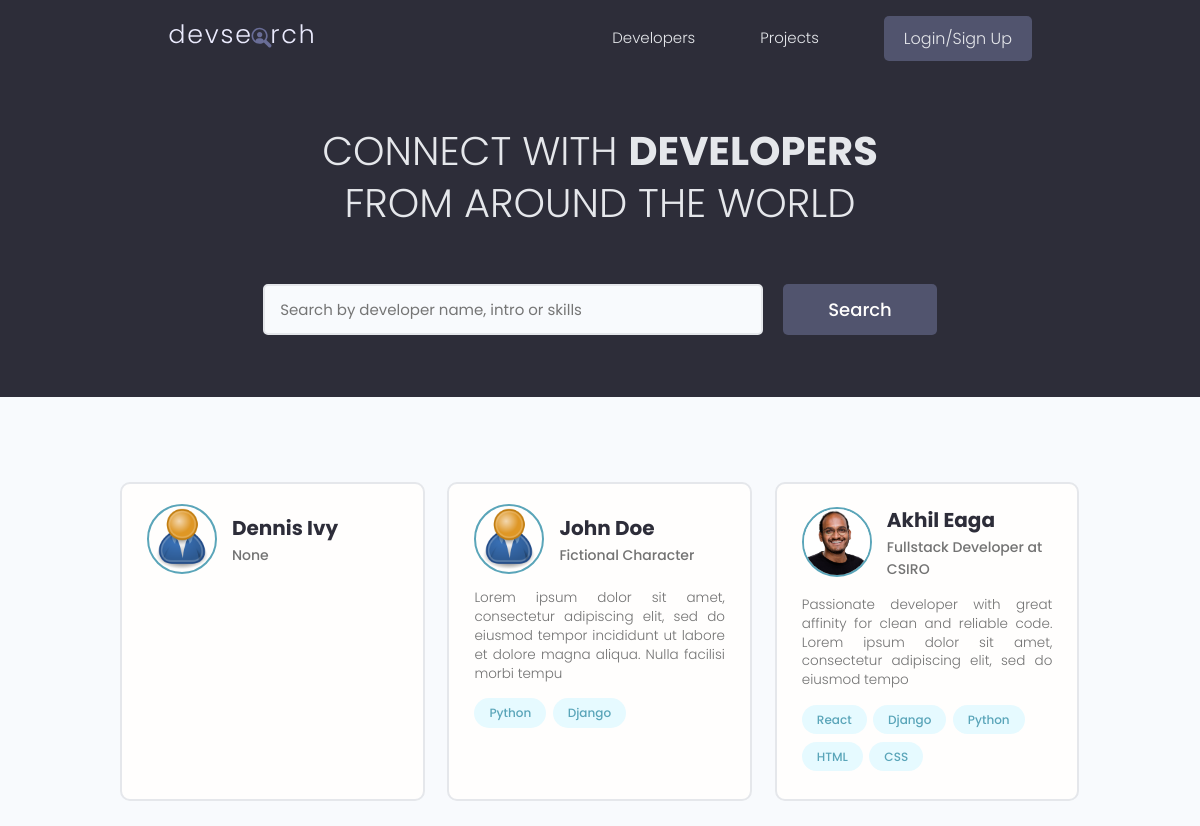
The app's page /, older data.
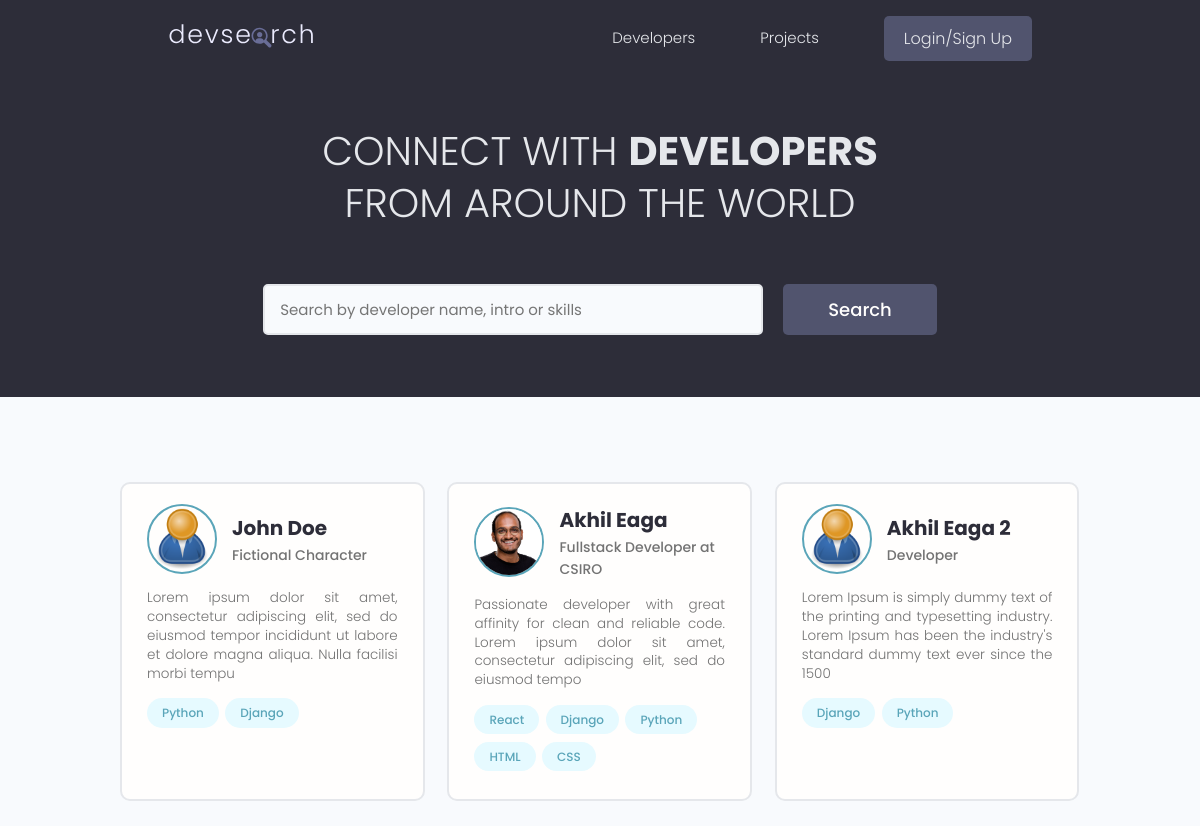
The same page, newer data.
### users/models.py (models this page shows, shortened)
class Profile(models.Model):
    user = models.OneToOneField(User, on_delete=models.CASCADE, null=True, blank=True)
    name = models.CharField(max_length=200, null=True, blank=True)
    email = models.EmailField(max_length=500, null=True, blank=True)
    username = models.CharField(max_length=200, null=True, blank=True)
    location = models.CharField(max_length=200, null=True, blank=True)
    short_intro = models.CharField(max_length=200, null=True, blank=True)
    bio = models.TextField(null=True, blank=True)
    profile_image = models.ImageField(null=True, blank=True, upload_to="profiles/", default="profiles/user-default.png")
    social_github = models.CharField(max_length=500, null=True, blank=True)
    social_stackoverflow = models.CharField(max_length=500, null=True, blank=True)
    social_twitter = models.CharField(max_length=500, null=True, blank=True)
    social_linkedin = models.CharField(max_length=500, null=True, blank=True)
    social_youtube = models.CharField(max_length=500, null=True, blank=True)
    social_website = models.CharField(max_length=500, null=True, blank=True)
    created = models.DateTimeField(auto_now_add=True)
    id = models.UUIDField(default=uuid.uuid4, unique=True, primary_key=True, editable=False)

class Skill(models.Model):
    owner = models.ForeignKey(Profile, on_delete=models.CASCADE, null=True, blank=True)
    name = models.CharField(max_length=200, null=True, blank=True)
    description = models.TextField(null=True, blank=True)
    created = models.DateTimeField(auto_now_add=True)
    id = models.UUIDField(default=uuid.uuid4, unique=True, primary_key=True, editable=False)
    def __str__(self):
        return self.name

### users/views.py (the view)
# urls.py: path('', views.profiles, name="profiles"),
def profiles(request):
    profiles, search_query = searchProfiles(request)
    results_per_page = 3
    custom_range, profiles, paginator = paginateProfiles(request, profiles, results_per_page)
    context = {
        'profiles': profiles,
        'search_query': search_query,
        'custom_range': custom_range,
        'paginator': paginator
    }
    return render(request, 'users/profiles.html', context)

### users/utils.py (called while the page is built)
def paginateProfiles(request, profiles, results_per_page):
    page = request.GET.get('page')
    paginator = Paginator(profiles, results_per_page)
    try:
        profiles = paginator.page(page)
    except PageNotAnInteger:
        page = 1
        profiles = paginator.page(page)
    except EmptyPage:
        page = paginator.num_pages
        profiles = paginator.page(page)
    left_index = int(page) - 4
    left_index = left_index if left_index >= 1 else 1
    right_index = int(page) + 5
    right_index = right_index if right_index <= paginator.num_pages else paginator.num_pages
    custom_range = range(left_index, right_index + 1) # + 1 because upper extreme of the range is not inclusive
    return custom_range, profiles, paginator

def searchProfiles(request):
    search_query = ''
    if request.GET.get('search_query'):
        search_query = request.GET.get('search_query')
    skills = Skill.objects.filter(name__icontains=search_query)
    profiles = Profile.objects.distinct().filter(
        Q(name__icontains=search_query) |
        Q(short_intro__icontains=search_query) |
        Q(skill__in=skills) )
    return profiles, search_query

### users/templates/users/profiles.html (shortened to what this page needs)
{% extends 'main.html' %}
{% block content %}
<main class="home">
    <section class="hero-section text-center">
        <div class="container container--narrow">
            <div class="hero-section__box">
                <h2>CONNECT WITH <span>DEVELOPERS</span></h2>
                <h2>FROM AROUND THE WORLD</h2>
            </div>
            <div class="hero-section__search">
                <form class="form" id="searchForm" action="{% url 'profiles' %}" method="get">
                    <div class="form__field">
                        <input class="input input--text" id="formInput#search" type="text" name="search_query"
                            placeholder="Search by developer name, intro or skills" value="{{search_query}}" />
                    </div>
                    <input class="btn btn--sub btn--lg" type="submit" value="Search" />
                </form>
            </div>
        </div>
    </section>
    <section class="devlist">
        <div class="container">
            <div class="grid grid--three">
                {% for profile in profiles %}
                <div class="column card">
                    <div class="dev">
                        <a href="{% url 'user-profile' profile.id %}" class="card__body">
                            <div class="dev__profile">
                                <img class="avatar avatar--md" src="{{ profile.profile_image.url }}" alt="image" />
                                <div class="dev__meta">
                                    <h3>{{ profile.name }}</h3>
                                    <h5>{{ profile.short_intro | slice:"50" }}</h5>
                                </div>
                            </div>
                            <p class="dev__info">{{ profile.bio | slice:"150" }}</p>
                            <div class="dev__skills">
                                {% for skill in profile.skill_set.all|slice:"5" %}
                                <span class="tag tag--pill tag--main">
                                    <small>{{ skill }}</small>
                                </span>
                                {% endfor %}
                            </div>
                        </a>
                    </div>
                </div>
                {% endfor %}
            </div>
        </div>
    </section>
</main>
{% endblock content %}

Row changes from the older to the newer data that the page shows:
removed Profile: profile_image (placeholder picture), name "Dennis Ivy", short_intro "None"
added Profile: profile_image (placeholder picture), name "Akhil Eaga 2", short_intro "Developer", bio "Lorem Ipsum is simply dummy text of the printing and typesetting industry. Lorem Ipsum has been the industry's standard dummy text ever since the 1500"
added Skill: name "Django", shown under "Akhil Eaga 2"
added Skill: name "Python", shown under "Akhil Eaga 2"
